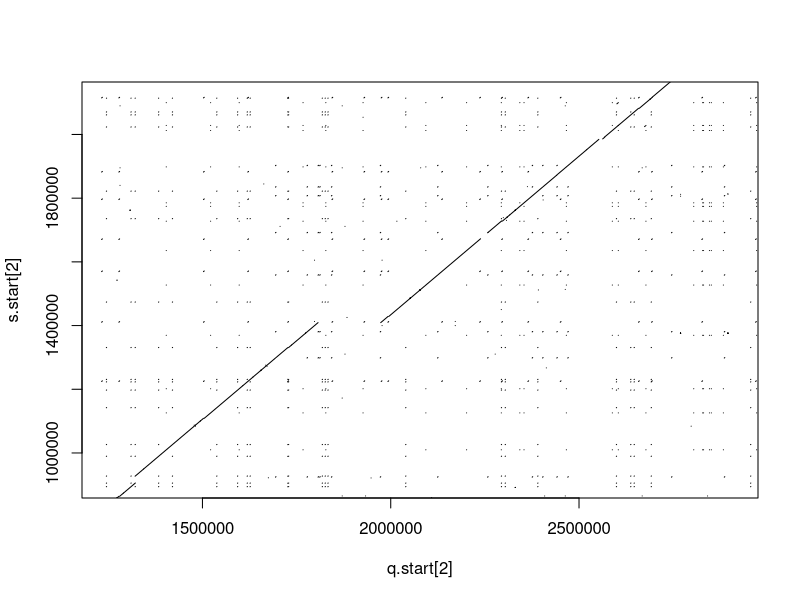
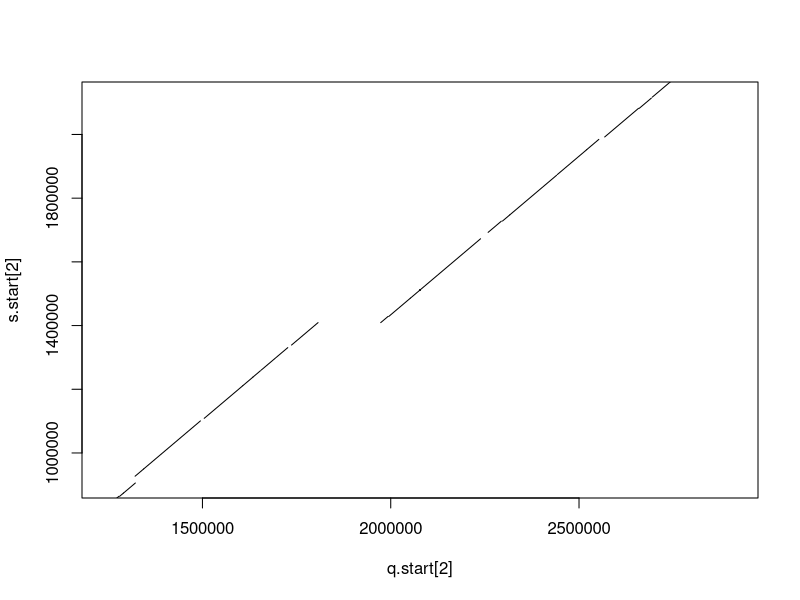
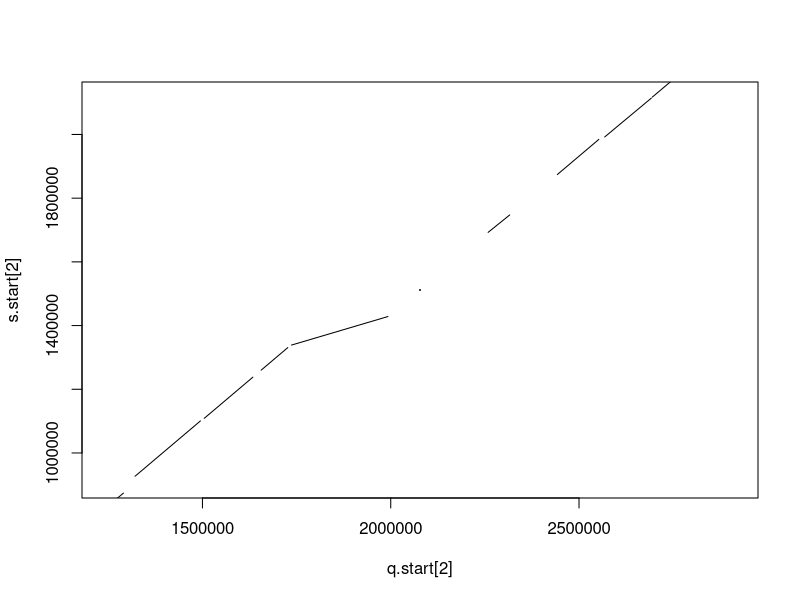
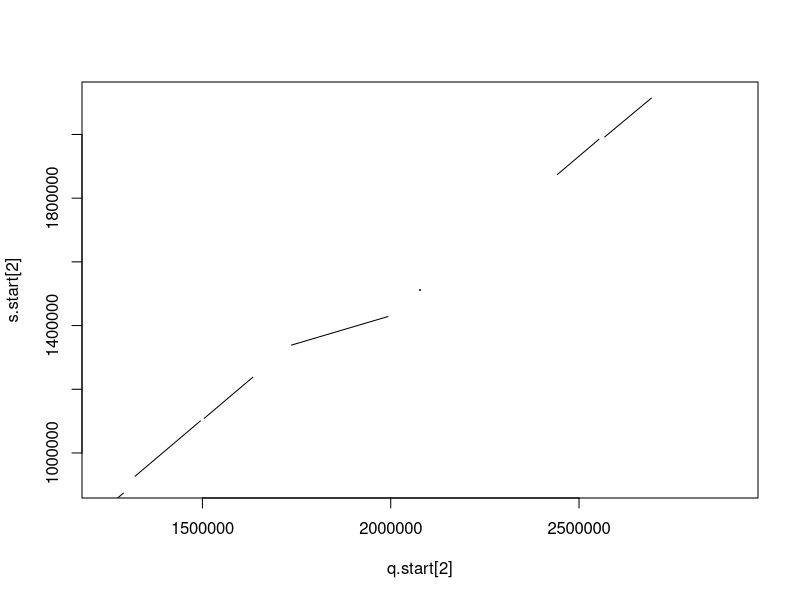

These charts were generated, in order, by the following R code:
data <- read.table("8EZZSG6F11N-Alignment.txt")
q.start <- data$V7
q.end <- data$V8
s.start <- data$V9
s.end <- data$V10

###########################################################################################

# REMETRE LES COLONNES END ET START DANS L'ORDRE
data_ordre=data
n=length(q.start)
for(i in 1:n){
  # test des sens de lecture
  if(s.start[i]>s.end[i]){
    # s.start est la fin et s.end est le debut
    # on les echange
    data_ordre$V9[i]=s.end[i] #v9=s.start, v10=s.end
    data_ordre$V10[i]=s.start[i]
  }
  if(q.start[i]>q.end[i]){
    # q.start est la fin et q.end est le debut
    # on les echange
    data_ordre$V7[i]=q.end[i] #v7=q.start, v8=q.end
    data_ordre$V8[i]=q.start[i]
  }
}
s.start=data_ordre$V9
s.end=data_ordre$V10
q.start=data_ordre$V7
q.end=data_ordre$V8

###############################################################################################

# DOT MATRIX (SANS LES SEGMENTS FUSIONES)
plot(q.start[2], s.start[2], cex=.1, pch=1)
segments(q.start, s.start, q.end, s.end)

################################################################################################

# FILTRER LA DOT MATRIX (SANS LES SEGMENTS FUSIONES)
data_filtre=ddata_filtre=data_ordre[FALSE,]
n=length(q.start)
plot(q.start[2], s.start[2], cex=.1, pch=1)
for(i in 1:n){
  # valeur seuil arbitraire...
  if(abs(q.start[i]-q.end[i])>10000 & abs(s.start[i]-s.end[i])>10000){
    segments(q.start[i], s.start[i], q.end[i], s.end[i]) 
    data_filtre <- rbind.data.frame(data_filtre, as.data.frame(data_ordre[i,]))
  }
}

s.start=data_filtre$V9
s.end=data_filtre$V10
q.start=data_filtre$V7
q.end=data_filtre$V8


##############################################################################################    

# FUSIONER LES SEGMENTS TRES PROCHES (APRES AVOIR REMIS LES COL. START ET END DANS L'ORDRE)
data_fusion=data_filtre
n=length(q.start)
for(i in 1:n){
  for(j in 1:n){
    if(q.start[j]>q.start[i]){
      #if(abs(s.start[j]-s.end[i]) < 533 & q.start[j]-q.end[i] < 3000){ # seuil arbitraire inferieur au 1er quartile de abs(s.start-s.end)
      if(abs(s.start[j]-s.end[i]) < 533){
        # alors on fusionne les fragments i et j (qui deviennent un unique fragment i)
        data_fusion$V8[i]=data_fusion$V8[j] # q.end
        data_fusion$V10[i]=data_fusion$V10[j] #s.end
        data_fusion$V7[j]="FALSE" # q.start >> empêche la ligne j d'être considérée dans les boucles suivantes 
      }
    }
  }
}

##################################################################################################

# SUPPRESSION DES LIGNES AVEC DES FALSE 
data_fusion=data_fusion[!grepl("FALSE", data_fusion$V7),]

q.start_f <- as.numeric(data_fusion$V7)
q.end_f <- data_fusion$V8
s.start_f <- data_fusion$V9
s.end_f <- data_fusion$V10

###################################################################################################

# DOT MATRIX AVEC LES SEGMENTS FUSIONES
plot(q.start[2], s.start[2], cex=.1, pch=1)
segments(q.start_f, s.start_f, q.end_f, s.end_f)

######################################################################################################

# FILTRER LA DOT MATRIX
plot(q.start[2], s.start[2], cex=.1, pch=1)
for(i in 1:length(q.start_f)){
  # valeur seuil arbitraire...
  if(abs(q.start_f[i]-q.end_f[i])>60000){
    segments(q.start_f[i], s.start_f[i], q.end_f[i], s.end_f[i])    
  }
}
